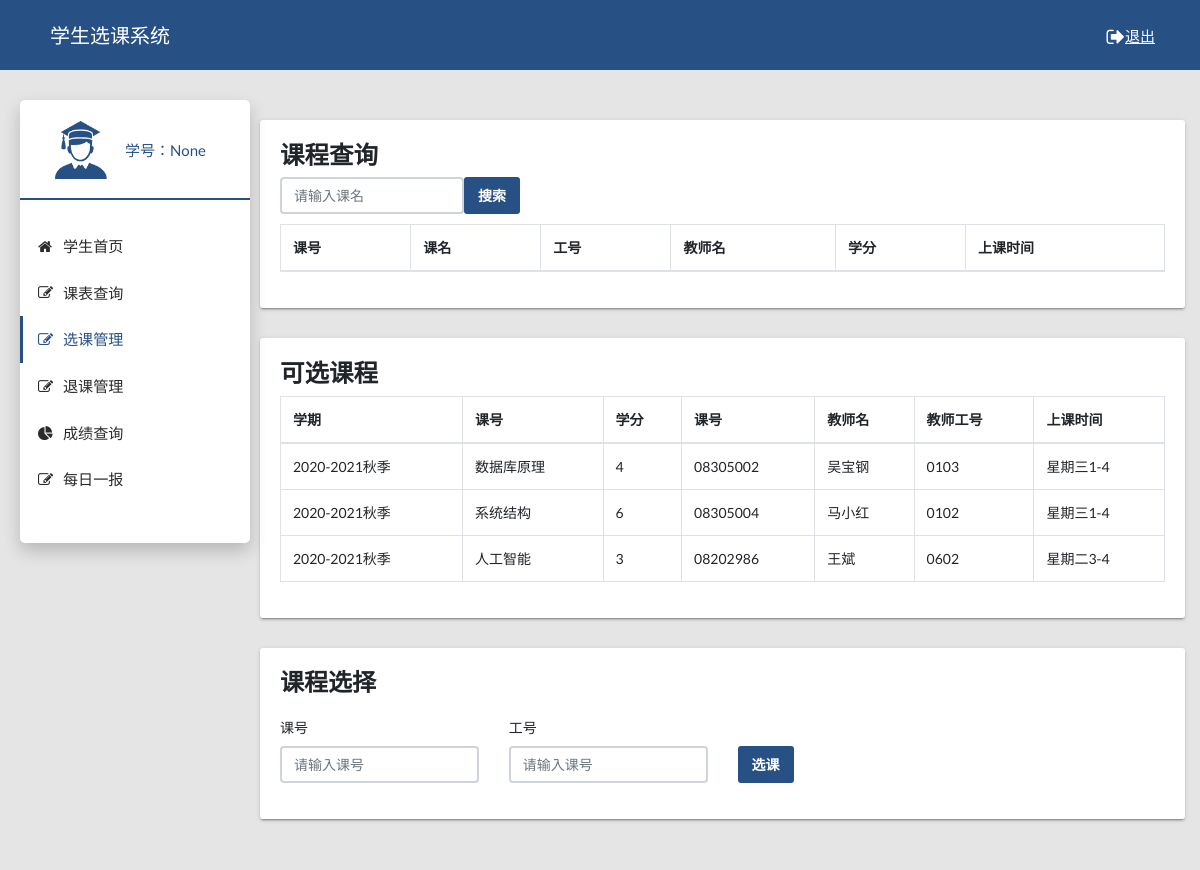
The app's page /select_course/, older data.
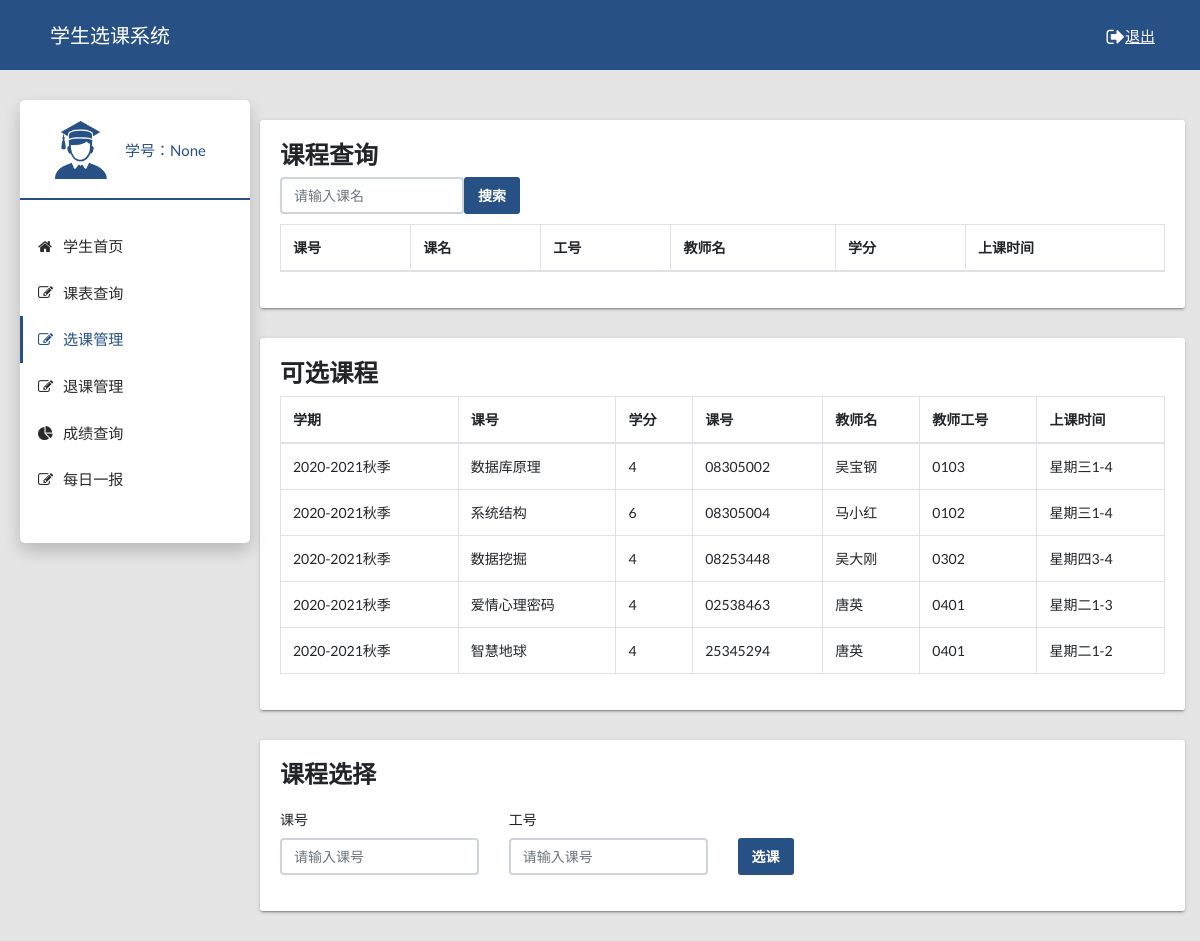
The same page, newer data.
### system/models.py (models this page shows)
class open_course(models.Model):
  xq = models.CharField(max_length=20)
  kh = models.ForeignKey(to = course, on_delete=models.CASCADE)
  gh = models.ForeignKey(to = teacher, on_delete=models.CASCADE)
  sksj = models.CharField(max_length=20)

### system/views.py (the view)
# urls.py: path('select_course/', views.select_course),
def select_course(request):
  number = request.session.get('number')
  cursor = connection.cursor()
  cursor.execute("select distinct xq,km,xf,kh_id,xm,gh,sksj "
                 "from system_open_course,system_teacher,system_course "
                 "where system_open_course.gh_id = system_teacher.gh "
                 "and system_open_course.kh_id = system_course.kh "
                 "and xq='2020-2021秋季'")
  open_course = cursor.fetchall()
  print(open_course)
  all = []
  for item in open_course:
    course = dict()  # 注意这里一定要放在循环之内！！！！！！！！！！！！
    course['xq'] = item[0]
    course['km'] = item[1]
    course['xf'] = item[2]
    course['kh_id'] = item[3]
    course['xm'] = item[4]
    course['gh'] = item[5]
    course['sksj'] = item[6]
    all.append(course)
  if request.method == 'POST':
    print('post')
    km = request.POST.get('km')
    print(km)
    course_id = request.POST.get('course_id')
    print(course_id)
    teacher_id = request.POST.get('teacher_id')
    print(teacher_id)
    if km:
      cursor = connection.cursor()
      cursor.execute("select kh_id,km,gh_id,xm,xf,sksj "
                     "from system_open_course,system_teacher,system_course "
                     "where system_open_course.gh_id = system_teacher.gh "
                     "and system_open_course.kh_id = system_course.kh and km = %s "
                     "and xq='2020-2021秋季'", [km])
      course_data = cursor.fetchall()
      print(course_data)
      all_data = []
      for item in course_data:
        course = dict()  # 注意这里一定要放在循环之内！！！！！！！！！！！！
        course['kh'] = item[0]
        course['km'] = item[1]
        course['gh'] = item[2]
        course['xm'] = item[3]
        course['xf'] = item[4]
        course['sksj'] = item[5]
        all_data.append(course)
      return render(request, 'select_course.html', context={'xh':number,'course_data': all_data, 'open_course': all})
    if course_id and teacher_id:
      try:
        models.e_table.objects.create(xq='2020-2021秋季', xh_id=number, kh_id=course_id, gh_id=teacher_id)
        messages.success(request, '选课成功啦~~~~~~')
        return redirect('/select_course/')
      except:
        messages.success(request, '选课失败啦！可能没有这门课或者这个老师哦~~~')
        return redirect('/select_course/')
  else:
    return render(request, 'select_course.html', context={'xh':number,'open_course': all})

### system/templates/select_course.html (shortened to what this page needs)
<!DOCTYPE html>
{% load static %}
<html lang="en">
  <head>
    <link rel="stylesheet" type="text/css" href="{% static "css/main.css" %}">
    <link rel="stylesheet" type="text/css" href="https://maxcdn.bootstrapcdn.com/font-awesome/4.7.0/css/font-awesome.min.css">
  </head>
  <body class="app sidebar-mini" style="background-color: #E5E5E5">
    <header class="app-header">
        <p class="nav-title">学生选课系统<a class="logout" href="/logout/"><i class="fa fa-sign-out fa-lg"></i>退出</a></p>
    </header>
    <aside class="app-sidebar">
      <div class="app-sidebar__user">
          <img style="height:60px;margin-right:15px;" src="{% static "images/student2.png" %}">
        <div>
          <p class="app-sidebar__user-designation">学号：{{xh}}</p>
        </div>
      </div>
      <div class="divider"></div>
      <ul class="app-menu">
        <li><a class="app-menu__item" href="/student_index/"><i class="app-menu__icon fa fa-home"></i><span class="app-menu__label">学生首页</span></a></li>
        <li><a class="app-menu__item" href="/check_my_table/"><i class="app-menu__icon fa fa-edit"></i><span class="app-menu__label">课表查询</span></a></li>
        <li><a class="app-menu__item  active" href="/select_course/"><i class="app-menu__icon fa fa-edit"></i><span class="app-menu__label">选课管理</span></a></li>
        <li><a class="app-menu__item" href="/delete_course/"><i class="app-menu__icon fa fa-edit"></i><span class="app-menu__label">退课管理</span></a></li>
        <li><a class="app-menu__item" href="/check_my_score/"><i class="app-menu__icon fa fa-pie-chart"></i><span class="app-menu__label">成绩查询</span></a></li>
          <li><a class="app-menu__item" href="/student_daily_post/"><i class="app-menu__icon fa fa-edit"></i><span class="app-menu__label">每日一报</span></a></li>
      </ul>
    </aside>
    <main class="app-content">
        <div class="row">
        <div class="col-md-12">
          <div class="tile">
              <h3 class="tile-tile">课程查询</h3>
              <form method="POST">
                  <div class="form-inline">
                      <input type="text" class="form-control" placeholder="请输入课名" name="km">
                      <button type="submit" class="btn btn-primary">搜索</button>
                  </div>
              </form>
              <div style="padding-top: 10px;"></div>
              <div class="tile-body">
                  <div class="table-responsive">
                      <table class="table table-hover table-bordered">
                        <thead>
                          <tr>
                            <th>课号</th>
                            <th>课名</th>
                            <th>工号</th>
                            <th>教师名</th>
                            <th>学分</th>
                            <th>上课时间</th>
                          </tr>
                        </thead>
                      </table>
                    </div>
          </div>
        </div>
      </div>
        <div class="col-md-12" style="display: block" >
          <div class="tile">
          <h3 class="tile-tile">可选课程</h3>
            <div class="tile-body">
                <table class="table table-hover table-bordered" id="sampleTable1">
                  <thead>
                    <tr>
                      <th>学期</th>
                      <th>课号</th>
                      <th>学分</th>
                      <th>课号</th>
                      <th>教师名</th>
                      <th>教师工号</th>
                      <th>上课时间</th>
                    </tr>
                  </thead>
                  <tbody>
                    {% for item in open_course %}
                    <tr>
                      <td>{{ item.xq}}</td>
                      <td>{{item.km}}</td>
                      <td>{{item.xf}}</td>
                      <td>{{item.kh_id}}</td>
                      <td>{{item.xm}}</td>
                      <td>{{item.gh}}</td>
                      <td>{{item.sksj}}</td>
                    </tr>
                    {% endfor %}
                  </tbody>
                </table>
              </div>
            </div>
          </div>
        <div class="col-md-12">
          <div class="tile">
            <h3 class="tile-title">课程选择</h3>
            <div class="tile-body">
              <form class="row" method="POST">
                <div class="form-group col-md-3">
                  <label class="control-label">课号</label>
                  <input class="form-control" type="text" placeholder="请输入课号" name="course_id">
                </div>
                  <div class="form-group col-md-3">
                    <label class="control-label">工号</label>
                    <input class="form-control" type="text" placeholder="请输入课号" name="teacher_id">
                </div>
                <div class="form-group col-md-4 align-self-end">
                  <button class="btn btn-primary">选课</button>
                </div>
              </form>
            </div>
          </div>
        </div>
      </div>
    </main>
  </body>
</html>

Row changes from the older to the newer data that the page shows:
removed open_course: xq "2020-2021秋季", km "人工智能", xf "3", kh_id "08202986", xm "王斌", gh "0602", sksj "星期二3-4"
added open_course: xq "2020-2021秋季", km "数据挖掘", xf "4", kh_id "08253448", xm "吴大刚", gh "0302", sksj "星期四3-4"
added open_course: xq "2020-2021秋季", km "爱情心理密码", xf "4", kh_id "02538463", xm "唐英", gh "0401", sksj "星期二1-3"
added open_course: xq "2020-2021秋季", km "智慧地球", xf "4", kh_id "25345294", xm "唐英", gh "0401", sksj "星期二1-2"
